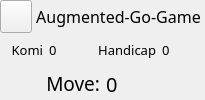
           <widget class="QWidget" name="widget" native="true">
            <layout class="QVBoxLayout" name="verticalLayout_3" stretch="1,1,1">
             <property name="spacing">
              <number>0</number>
             </property>
             <property name="margin">
              <number>0</number>
             </property>
             <item>
              <widget class="QWidget" name="ViewSwitch_GameName" native="true">
               <layout class="QHBoxLayout" name="horizontalLayout_3" stretch="1,40">
                <property name="spacing">
                 <number>0</number>
                </property>
                <property name="margin">
                 <number>0</number>
                </property>
                <item>
                 <widget class="QPushButton" name="viewswitch_button">
                  <property name="sizePolicy">
                   <sizepolicy hsizetype="Minimum" vsizetype="Minimum">
                    <horstretch>0</horstretch>
                    <verstretch>0</verstretch>
                   </sizepolicy>
                  </property>
                  <property name="minimumSize">
                   <size>
                    <width>32</width>
                    <height>32</height>
                   </size>
                  </property>
                  <property name="text">
                   <string/>
                  </property>
                  <property name="icon">
                   <iconset>
                    <normaloff>../res/textures/Arrow_SwitchButton.png</normaloff>../res/textures/Arrow_SwitchButton.png</iconset>
                  </property>
                  <property name="iconSize">
                   <size>
                    <width>32</width>
                    <height>32</height>
                   </size>
                  </property>
                 </widget>
                </item>
                <item>
                 <widget class="QLabel" name="gamename_label">
                  <property name="sizePolicy">
                   <sizepolicy hsizetype="MinimumExpanding" vsizetype="MinimumExpanding">
                    <horstretch>0</horstretch>
                    <verstretch>0</verstretch>
                   </sizepolicy>
                  </property>
                  <property name="minimumSize">
                   <size>
                    <width>20</width>
                    <height>20</height>
                   </size>
                  </property>
                  <property name="font">
                   <font>
                    <family>From Where You Are</family>
                    <pointsize>12</pointsize>
                   </font>
                  </property>
                  <property name="text">
                   <string>Augmented-Go-Game</string>
                  </property>
                  <property name="alignment">
                   <set>Qt::AlignCenter</set>
                  </property>
                 </widget>
                </item>
               </layout>
               <zorder>gamename_label</zorder>
               <zorder>viewswitch_button</zorder>
              </widget>
             </item>
             <item>
              <widget class="QWidget" name="komiinfo_container" native="true">
               <property name="font">
                <font>
                 <pointsize>8</pointsize>
                </font>
               </property>
               <layout class="QHBoxLayout" name="horizontalLayout_4">
                <property name="margin">
                 <number>0</number>
                </property>
                <item>
                 <widget class="QLabel" name="komi_label">
                  <property name="sizePolicy">
                   <sizepolicy hsizetype="MinimumExpanding" vsizetype="MinimumExpanding">
                    <horstretch>0</horstretch>
                    <verstretch>0</verstretch>
                   </sizepolicy>
                  </property>
                  <property name="minimumSize">
                   <size>
                    <width>0</width>
                    <height>20</height>
                   </size>
                  </property>
                  <property name="font">
                   <font>
                    <family>From Where You Are</family>
                    <pointsize>10</pointsize>
                    <stylestrategy>PreferAntialias</stylestrategy>
                    <kerning>true</kerning>
                   </font>
                  </property>
                  <property name="text">
                   <string>Komi</string>
                  </property>
                  <property name="alignment">
                   <set>Qt::AlignRight|Qt::AlignTrailing|Qt::AlignVCenter</set>
                  </property>
                 </widget>
                </item>
                <item>
                 <widget class="QLabel" name="kominumber_label">
                  <property name="sizePolicy">
                   <sizepolicy hsizetype="MinimumExpanding" vsizetype="MinimumExpanding">
                    <horstretch>0</horstretch>
                    <verstretch>0</verstretch>
                   </sizepolicy>
                  </property>
                  <property name="minimumSize">
                   <size>
                    <width>0</width>
                    <height>20</height>
                   </size>
                  </property>
                  <property name="font">
                   <font>
                    <family>From Where You Are</family>
                    <pointsize>10</pointsize>
                   </font>
                  </property>
                  <property name="text">
                   <string>0</string>
                  </property>
                 </widget>
                </item>
                <item>
                 <widget class="QLabel" name="handicap_label">
                  <property name="sizePolicy">
                   <sizepolicy hsizetype="MinimumExpanding" vsizetype="MinimumExpanding">
                    <horstretch>0</horstretch>
                    <verstretch>0</verstretch>
                   </sizepolicy>
                  </property>
                  <property name="minimumSize">
                   <size>
                    <width>0</width>
                    <height>20</height>
                   </size>
                  </property>
                  <property name="font">
                   <font>
                    <family>From Where You Are</family>
                    <pointsize>10</pointsize>
                    <stylestrategy>PreferAntialias</stylestrategy>
                   </font>
                  </property>
                  <property name="text">
                   <string>Handicap</string>
                  </property>
                  <property name="alignment">
                   <set>Qt::AlignRight|Qt::AlignTrailing|Qt::AlignVCenter</set>
                  </property>
                 </widget>
                </item>
                <item>
                 <widget class="QLabel" name="handicapnumber_label">
                  <property name="sizePolicy">
                   <sizepolicy hsizetype="MinimumExpanding" vsizetype="MinimumExpanding">
                    <horstretch>0</horstretch>
                    <verstretch>0</verstretch>
                   </sizepolicy>
                  </property>
                  <property name="minimumSize">
                   <size>
                    <width>0</width>
                    <height>20</height>
                   </size>
                  </property>
                  <property name="font">
                   <font>
                    <family>From Where You Are</family>
                    <pointsize>10</pointsize>
                   </font>
                  </property>
                  <property name="text">
                   <string>0</string>
                  </property>
                 </widget>
                </item>
               </layout>
              </widget>
             </item>
             <item>
              <widget class="QWidget" name="moveinfo_container" native="true">
               <layout class="QHBoxLayout" name="horizontalLayout_2" stretch="1,1">
                <property name="spacing">
                 <number>6</number>
                </property>
                <property name="margin">
                 <number>0</number>
                </property>
                <item>
                 <widget class="QLabel" name="move_label">
                  <property name="sizePolicy">
                   <sizepolicy hsizetype="MinimumExpanding" vsizetype="MinimumExpanding">
                    <horstretch>0</horstretch>
                    <verstretch>0</verstretch>
                   </sizepolicy>
                  </property>
                  <property name="minimumSize">
                   <size>
                    <width>25</width>
                    <height>25</height>
                   </size>
                  </property>
                  <property name="font">
                   <font>
                    <family>From Where You Are</family>
                    <pointsize>14</pointsize>
                   </font>
                  </property>
                  <property name="text">
                   <string>Move:</string>
                  </property>
                  <property name="alignment">
                   <set>Qt::AlignRight|Qt::AlignTrailing|Qt::AlignVCenter</set>
                  </property>
                 </widget>
                </item>
                <item>
                 <widget class="QLabel" name="movenumber_label">
                  <property name="sizePolicy">
                   <sizepolicy hsizetype="MinimumExpanding" vsizetype="MinimumExpanding">
                    <horstretch>0</horstretch>
                    <verstretch>0</verstretch>
                   </sizepolicy>
                  </property>
                  <property name="minimumSize">
                   <size>
                    <width>25</width>
                    <height>25</height>
                   </size>
                  </property>
                  <property name="font">
                   <font>
                    <family>From Where You Are</family>
                    <pointsize>15</pointsize>
                   </font>
                  </property>
                  <property name="text">
                   <string>0</string>
                  </property>
                 </widget>
                </item>
               </layout>
              </widget>
             </item>
            </layout>
            <zorder>ViewSwitch_GameName</zorder>
            <zorder>moveinfo_container</zorder>
            <zorder>komiinfo_container</zorder>
           </widget>
